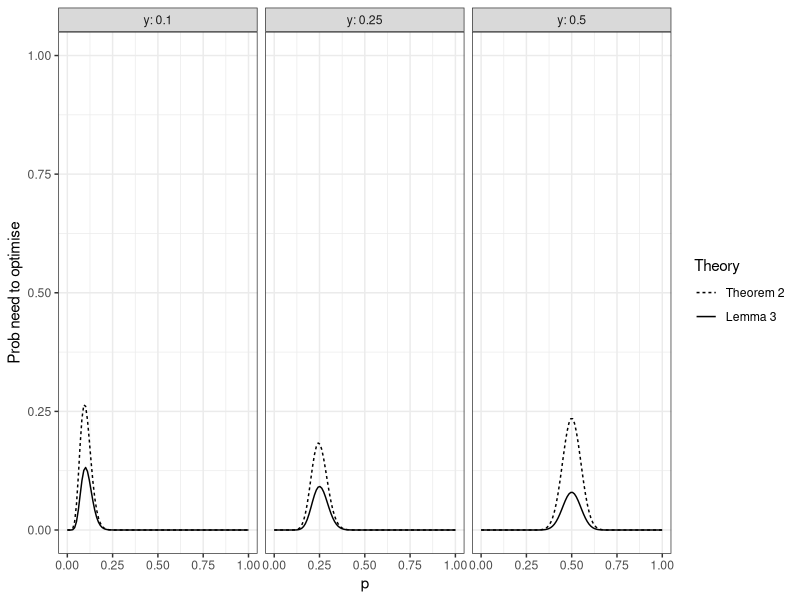
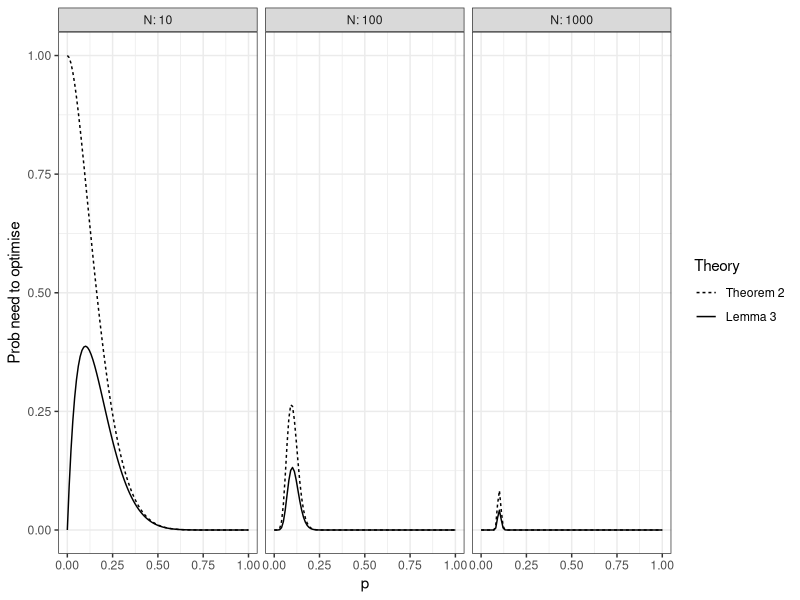
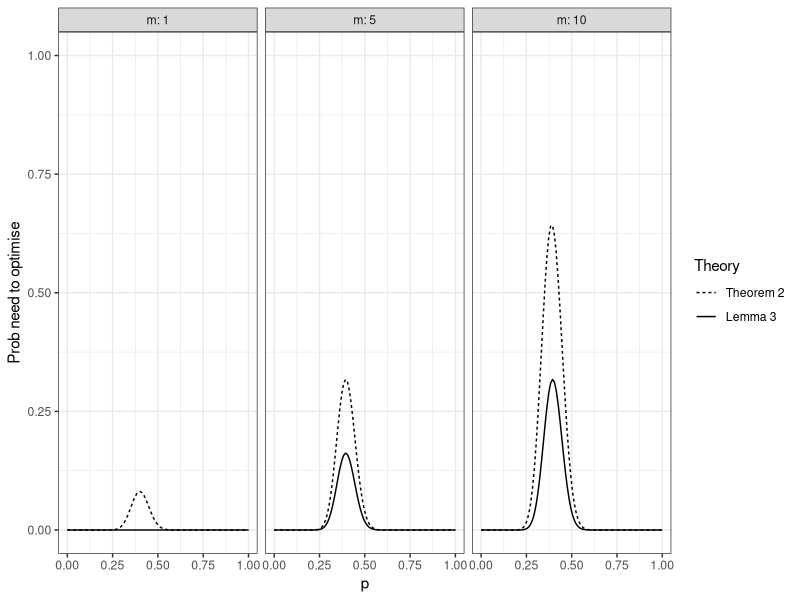
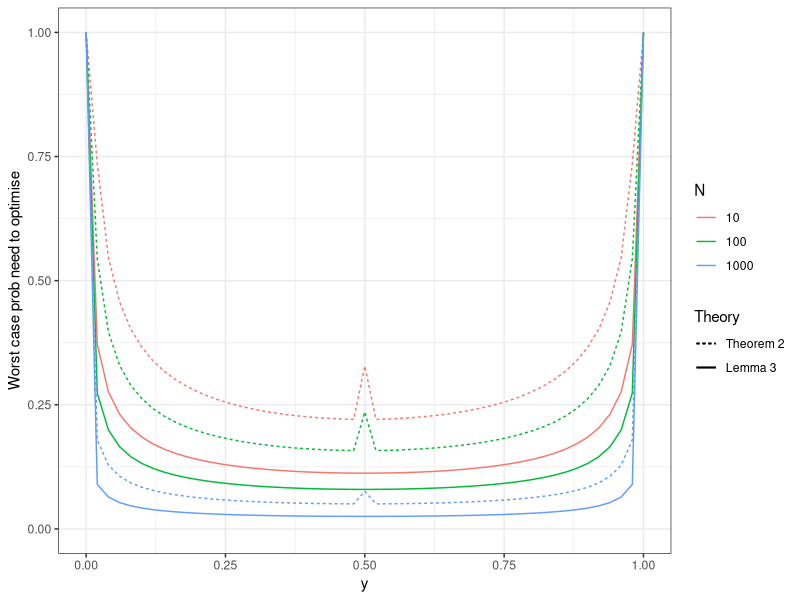
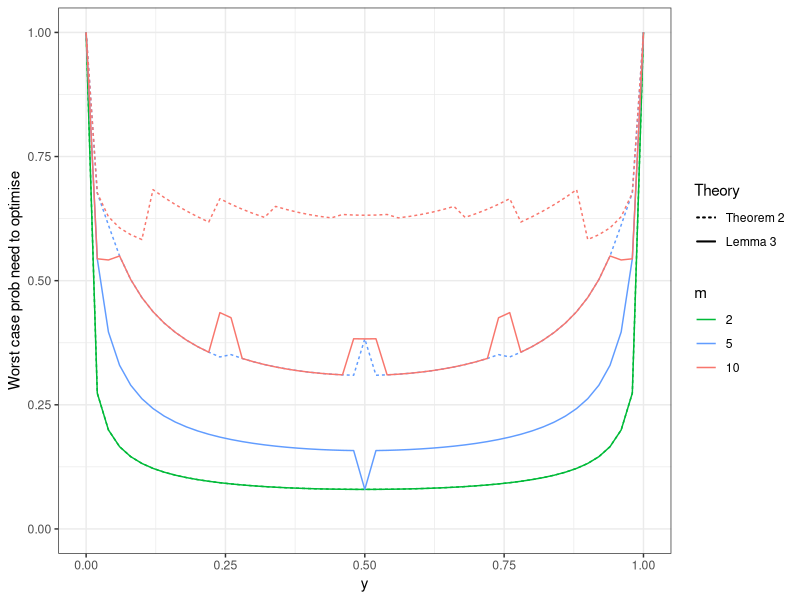
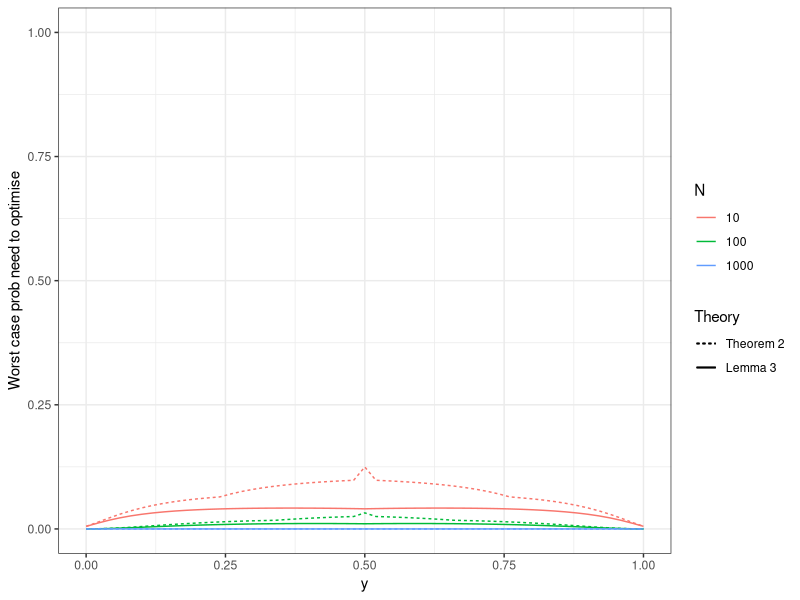
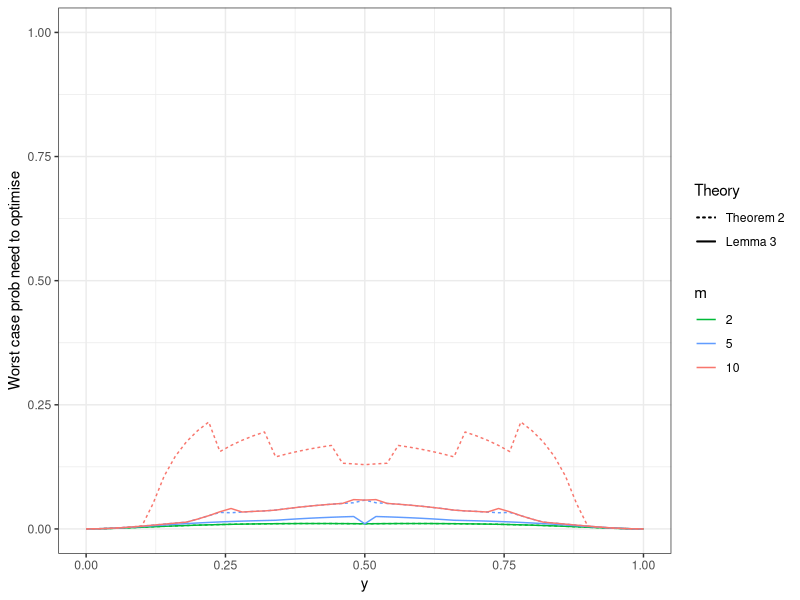
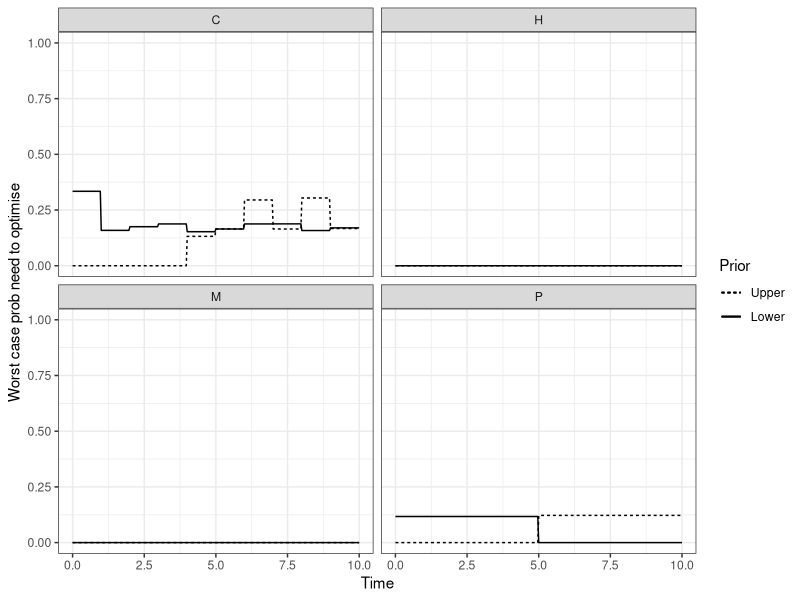

Generate these figures, in order, with R: (Note: this script raises an error after producing the figures.)
library(ggplot2)

p <- seq(0, 1, length.out = 100)

prob.s <- function(y, p, N, m) {
  if(p<0)
    return(NA)
  if(p>1)
    return(NA)
  pbinom(floor(y*(N+m-1)), N, p) - pbinom(ceiling(y*(N+m-1)-m+1) - 1, N, p)
}
prob <- Vectorize(prob.s, "p")

prob2.s <- function(y, p, N, m, n.u, n.l) {
  if(p<0)
    return(NA)
  if(p>1)
    return(NA)

  s.bad <- NULL
  for(s in 0:N) {
    L0 <- (prod(0:(m-1)+n.u*(1-y)+N-s)*prod(0:(m-1)+n.l+N)) /
      (prod(0:(m-1)+n.l*(1-y)+N-s)*prod(0:(m-1)+n.u+N))
    Lm <- (prod(0:(m-1)+n.u*y+s)*prod(0:(m-1)+n.l+N)) /
      (prod(0:(m-1)+n.l*y+s)*prod(0:(m-1)+n.u+N))
    if(is.nan(Lm) || is.nan(L0) || (!(L0<=1 && Lm>=1) && !(L0>=1 && Lm<=1))) {
      s.bad <- c(s.bad, s)
    }
  }
  if(length(s.bad)==0)
    return(0)
  sum(dbinom(s.bad, N, p))
}
prob2 <- Vectorize(prob2.s, "p")

# Plot 1
y <- 0.1; N <- 100; m <- 3; n.l <- 1; n.u <- 5

y <- 0.1
d1 <- data.frame(p=rep(p, 2),
                 popt=c(prob(y, p, N, m), prob2(y, p, N, m, n.u, n.l)),
                 lab=rep(c("Theorem 2", "Lemma 3"), each=length(p)),
                 y=y)
y <- 0.25
d2 <- data.frame(p=rep(p, 2),
                 popt=c(prob(y, p, N, m), prob2(y, p, N, m, n.u, n.l)),
                 lab=rep(c("Theorem 2", "Lemma 3"), each=length(p)),
                 y=y)
y <- 0.5
d3 <- data.frame(p=rep(p, 2),
                 popt=c(prob(y, p, N, m), prob2(y, p, N, m, n.u, n.l)),
                 lab=rep(c("Theorem 2", "Lemma 3"), each=length(p)),
                 y=y)


pdf("need-to-opt-1.pdf", width=8, height=2)
ggplot(rbind(d1, d2, d3)) +
  ylim(0, 1) + xlab("p") + ylab("Prob need to optimise") + theme_bw() +
  scale_linetype_discrete(name="Theory", breaks=c("Theorem 2", "Lemma 3")) +
  facet_grid(.~y, labeller = label_both) +
  geom_line(aes(x=p, y=popt, lty=lab))
dev.off()

# Plot 2
y <- 0.1; N <- 20; m <- 3; n.l <- 1; n.u <- 5

N <- 10
d1 <- data.frame(p=rep(p, 2),
                 popt=c(prob(y, p, N, m), prob2(y, p, N, m, n.u, n.l)),
                 lab=rep(c("Theorem 2", "Lemma 3"), each=length(p)),
                 N=10)
N <- 100
d2 <- data.frame(p=rep(p, 2),
                 popt=c(prob(y, p, N, m), prob2(y, p, N, m, n.u, n.l)),
                 lab=rep(c("Theorem 2", "Lemma 3"), each=length(p)),
                 N=100)
N <- 1000
d3 <- data.frame(p=rep(p, 2),
                 popt=c(prob(y, p, N, m), prob2(y, p, N, m, n.u, n.l)),
                 lab=rep(c("Theorem 2", "Lemma 3"), each=length(p)),
                 N=1000)


pdf("need-to-opt-2.pdf", width=8, height=2)
ggplot(rbind(d1, d2, d3)) +
  ylim(0, 1) + xlab("p") + ylab("Prob need to optimise") + theme_bw() +
  scale_linetype_discrete(name="Theory", breaks=c("Theorem 2", "Lemma 3")) +
  facet_grid(.~N, labeller = label_both) +
  geom_line(aes(x=p, y=popt, lty=lab))
dev.off()

# Plot 3
y <- 0.4; N <- 100; m <- 3; n.l <- 1; n.u <- 5

m <- 1
d1 <- data.frame(p=rep(p, 2),
                 popt=c(prob(y, p, N, m), prob2(y, p, N, m, n.u, n.l)),
                 lab=rep(c("Theorem 2", "Lemma 3"), each=length(p)),
                 m=1)
m <- 5
d2 <- data.frame(p=rep(p, 2),
                 popt=c(prob(y, p, N, m), prob2(y, p, N, m, n.u, n.l)),
                 lab=rep(c("Theorem 2", "Lemma 3"), each=length(p)),
                 m=5)
m <- 10
d3 <- data.frame(p=rep(p, 2),
                 popt=c(prob(y, p, N, m), prob2(y, p, N, m, n.u, n.l)),
                 lab=rep(c("Theorem 2", "Lemma 3"), each=length(p)),
                 m=10)


pdf("need-to-opt-3.pdf", width=8, height=2)
ggplot(rbind(d1, d2, d3)) +
  ylim(0, 1) + xlab("p") + ylab("Prob need to optimise") + theme_bw() +
  scale_linetype_discrete(name="Theory", breaks=c("Theorem 2", "Lemma 3")) +
  facet_grid(.~m, labeller = label_both) +
  geom_line(aes(x=p, y=popt, lty=lab))
dev.off()

# Extra function defs
prob.p <- Vectorize(prob.s, c("y","p"))
prob2.p <- Vectorize(prob2.s, c("y", "p"))

# Plot 4
y <- seq(0, 1, length.out = 51)

N <- 100; m <- 3; n.l <- 1; n.u <- 5

N <- 50
d1 <- data.frame(p=rep(y, 2),
                 popt=c(prob.p(y, y, N, m), prob2.p(y, y, N, m, n.u, n.l)),
                 lab=rep(c("Theorem 2", "Lemma 3"), each=length(y)),
                 N="10")
N <- 100
d2 <- data.frame(p=rep(y, 2),
                 popt=c(prob.p(y, y, N, m), prob2.p(y, y, N, m, n.u, n.l)),
                 lab=rep(c("Theorem 2", "Lemma 3"), each=length(y)),
                 N="100")
N <- 1000
d3 <- data.frame(p=rep(y, 2),
                 popt=c(prob.p(y, y, N, m), prob2.p(y, y, N, m, n.u, n.l)),
                 lab=rep(c("Theorem 2", "Lemma 3"), each=length(y)),
                 N="1000")


pdf("need-to-opt-4.pdf", width=3.95, height=3)
ggplot() +
  ylim(0, 1) + xlab("y") + ylab("Worst case prob need to optimise") + theme_bw() +
  scale_linetype_discrete(name="Theory", breaks=c("Theorem 2", "Lemma 3")) +
  geom_line(data=d1, aes(x=p, y=popt, lty=lab, colour=N)) +
  geom_line(data=d2, aes(x=p, y=popt, lty=lab, colour=N)) +
  geom_line(data=d3, aes(x=p, y=popt, lty=lab, colour=N))
dev.off()

# Plot 5
y <- seq(0, 1, length.out = 51)

N <- 100; m <- 3; n.l <- 1; n.u <- 5

m <- 2
d1 <- data.frame(p=rep(y, 2),
                 popt=c(prob.p(y, y, N, m), prob2.p(y, y, N, m, n.u, n.l)),
                 lab=rep(c("Theorem 2", "Lemma 3"), each=length(y)),
                 m="2")
m <- 5
d2 <- data.frame(p=rep(y, 2),
                 popt=c(prob.p(y, y, N, m), prob2.p(y, y, N, m, n.u, n.l)),
                 lab=rep(c("Theorem 2", "Lemma 3"), each=length(y)),
                 m="5")
m <- 10
d3 <- data.frame(p=rep(y, 2),
                 popt=c(prob.p(y, y, N, m), prob2.p(y, y, N, m, n.u, n.l)),
                 lab=rep(c("Theorem 2", "Lemma 3"), each=length(y)),
                 m="10")


pdf("need-to-opt-5.pdf", width=3.95, height=3)
ggplot() +
  ylim(0, 1) + xlab("y") + ylab("Worst case prob need to optimise") + theme_bw() +
  scale_linetype_discrete(name="Theory", breaks=c("Theorem 2", "Lemma 3")) +
  scale_colour_discrete(breaks=c("2", "5", "10")) +
  geom_line(data=d1, aes(x=p, y=popt, lty=lab, colour=m)) +
  geom_line(data=d2, aes(x=p, y=popt, lty=lab, colour=m)) +
  geom_line(data=d3, aes(x=p, y=popt, lty=lab, colour=m))
dev.off()

# Plot 6
y <- seq(0, 1, length.out = 51)

N <- 100; m <- 3; n.l <- 1; n.u <- 5

N <- 50
d1 <- data.frame(p=rep(y, 2),
                 popt=c(pmax(prob.p(y, y-0.1, N, m), prob.p(y, y+0.1, N, m), na.rm = TRUE),
                        pmax(prob2.p(y, y-0.1, N, m, n.u, n.l), prob2.p(y, y+0.1, N, m, n.u, n.l), na.rm = TRUE)),
                 lab=rep(c("Theorem 2", "Lemma 3"), each=length(y)),
                 N="10")
N <- 100
d2 <- data.frame(p=rep(y, 2),
                 popt=c(pmax(prob.p(y, y-0.1, N, m), prob.p(y, y+0.1, N, m), na.rm = TRUE),
                        pmax(prob2.p(y, y-0.1, N, m, n.u, n.l), prob2.p(y, y+0.1, N, m, n.u, n.l), na.rm = TRUE)),
                 lab=rep(c("Theorem 2", "Lemma 3"), each=length(y)),
                 N="100")
N <- 1000
d3 <- data.frame(p=rep(y, 2),
                 popt=c(pmax(prob.p(y, y-0.1, N, m), prob.p(y, y+0.1, N, m), na.rm = TRUE),
                        pmax(prob2.p(y, y-0.1, N, m, n.u, n.l), prob2.p(y, y+0.1, N, m, n.u, n.l), na.rm = TRUE)),
                 lab=rep(c("Theorem 2", "Lemma 3"), each=length(y)),
                 N="1000")


pdf("need-to-opt-6.pdf", width=3.95, height=3)
ggplot() +
  ylim(0, 1) + xlab("y") + ylab("Worst case prob need to optimise") + theme_bw() +
  scale_linetype_discrete(name="Theory", breaks=c("Theorem 2", "Lemma 3")) +
  geom_line(data=d1, aes(x=p, y=popt, lty=lab, colour=N)) +
  geom_line(data=d2, aes(x=p, y=popt, lty=lab, colour=N)) +
  geom_line(data=d3, aes(x=p, y=popt, lty=lab, colour=N))
dev.off()

# Plot 7
y <- seq(0, 1, length.out = 51)

N <- 100; m <- 3; n.l <- 1; n.u <- 5

m <- 2
d1 <- data.frame(p=rep(y, 2),
                 popt=c(pmax(prob.p(y, y-0.1, N, m), prob.p(y, y+0.1, N, m), na.rm = TRUE),
                        pmax(prob2.p(y, y-0.1, N, m, n.u, n.l), prob2.p(y, y+0.1, N, m, n.u, n.l), na.rm = TRUE)),
                 lab=rep(c("Theorem 2", "Lemma 3"), each=length(y)),
                 m="2")
m <- 5
d2 <- data.frame(p=rep(y, 2),
                 popt=c(pmax(prob.p(y, y-0.1, N, m), prob.p(y, y+0.1, N, m), na.rm = TRUE),
                        pmax(prob2.p(y, y-0.1, N, m, n.u, n.l), prob2.p(y, y+0.1, N, m, n.u, n.l), na.rm = TRUE)),
                 lab=rep(c("Theorem 2", "Lemma 3"), each=length(y)),
                 m="5")
m <- 10
d3 <- data.frame(p=rep(y, 2),
                 popt=c(pmax(prob.p(y, y-0.1, N, m), prob.p(y, y+0.1, N, m), na.rm = TRUE),
                        pmax(prob2.p(y, y-0.1, N, m, n.u, n.l), prob2.p(y, y+0.1, N, m, n.u, n.l), na.rm = TRUE)),
                 lab=rep(c("Theorem 2", "Lemma 3"), each=length(y)),
                 m="10")


pdf("need-to-opt-7.pdf", width=3.95, height=3)
ggplot() +
  ylim(0, 1) + xlab("y") + ylab("Worst case prob need to optimise") + theme_bw() +
  scale_linetype_discrete(name="Theory", breaks=c("Theorem 2", "Lemma 3")) +
  scale_colour_discrete(breaks=c("2", "5", "10")) +
  geom_line(data=d1, aes(x=p, y=popt, lty=lab, colour=m)) +
  geom_line(data=d2, aes(x=p, y=popt, lty=lab, colour=m)) +
  geom_line(data=d3, aes(x=p, y=popt, lty=lab, colour=m))
dev.off()

#### Brake example ####
t <- seq(0, 10, length.out=301)

# Component M
priorU <- 1-pweibull(t, shape=2.5, scale=8)
priorU[priorU==1] <- 1-1e-6
priorL <- 1-pweibull(t, shape=2.5, scale=6)
priorL[priorL==1] <- 1-1e-6

m <- 1; N <- 5; nl <- 1; nu <- 8

M <- data.frame(t=rep(t, 2),
                popt=c(pmax(prob2.p(priorU, priorU-0.1, N, m, n.u, n.l), prob2.p(priorU, priorU+0.1, N, m, n.u, n.l), na.rm = TRUE),
                       pmax(prob2.p(priorL, priorL-0.1, N, m, n.u, n.l), prob2.p(priorL, priorL+0.1, N, m, n.u, n.l), na.rm = TRUE)),
                lab=rep(c("Upper", "Lower"), each=length(t)),
                comp="M")

# Component H
priorU <- rep(0.9999, 301)
priorL <- rep(0.0001, 301)

m <- 1; N <- 10; nl <- 1; nu <- 2

H <- data.frame(t=rep(t, 2),
                popt=c(pmax(prob2.p(priorU, priorU-0.1, N, m, n.u, n.l), prob2.p(priorU, priorU+0.1, N, m, n.u, n.l), na.rm = TRUE),
                       pmax(prob2.p(priorL, priorL-0.1, N, m, n.u, n.l), prob2.p(priorL, priorL+0.1, N, m, n.u, n.l), na.rm = TRUE)),
                lab=rep(c("Upper", "Lower"), each=length(t)),
                comp="H")

# Component C
priorU <- c(rep(c(0.99, 0.98, 0.96, 0.95, 0.90, 0.65, 0.50, 0.45, 0.43, 0.42), each=30), 0.42)
priorL <- c(rep(c(0.75, 0.73, 0.71, 0.70, 0.60, 0.45, 0.30, 0.23, 0.21, 0.20), each=30), 0.20)

m <- 4; N <- 15; nl <- 1; nu <- 2

C <- data.frame(t=rep(t, 2),
                popt=c(pmax(prob2.p(priorU, priorU-0.1, N, m, n.u, n.l), prob2.p(priorU, priorU+0.1, N, m, n.u, n.l), na.rm = TRUE),
                       pmax(prob2.p(priorL, priorL-0.1, N, m, n.u, n.l), prob2.p(priorL, priorL+0.1, N, m, n.u, n.l), na.rm = TRUE)),
                lab=rep(c("Upper", "Lower"), each=length(t)),
                comp="C")

# Component P
priorU <- c(rep(c(0.99, 0.65), each=150), 0.65)
priorL <- c(rep(c(0.5, 0.01), each=150), 0.01)

m <- 4; N <- 20; nl <- 1; nu <- 2

P <- data.frame(t=rep(t, 2),
                popt=c(pmax(prob2.p(priorU, priorU-0.1, N, m, n.u, n.l), prob2.p(priorU, priorU+0.1, N, m, n.u, n.l), na.rm = TRUE),
                       pmax(prob2.p(priorL, priorL-0.1, N, m, n.u, n.l), prob2.p(priorL, priorL+0.1, N, m, n.u, n.l), na.rm = TRUE)),
                lab=rep(c("Upper", "Lower"), each=length(t)),
                comp="P")

pdf("need-to-opt-8.pdf", width=8, height=4)
ggplot() +
  ylim(0, 1) + xlab("Time") + ylab("Worst case prob need to optimise") + theme_bw() +
  scale_linetype_discrete(name="Prior", breaks=c("Upper", "Lower")) +
  facet_wrap(~comp) +
  geom_line(data=M, aes(x=t, y=popt, lty=lab)) +
  geom_line(data=H, aes(x=t, y=popt, lty=lab)) +
  geom_line(data=C, aes(x=t, y=popt, lty=lab)) +
  geom_line(data=P, aes(x=t, y=popt, lty=lab))
dev.off()

mean(c(mean(t(M %>% filter(lab=="Lower") %>% select(popt))),
       mean(t(H %>% filter(lab=="Lower") %>% select(popt))),
       mean(t(C %>% filter(lab=="Lower") %>% select(popt))),
       mean(t(P %>% filter(lab=="Lower") %>% select(popt)))))

mean(c(mean(t(M %>% filter(lab=="Upper") %>% select(popt))),
       mean(t(H %>% filter(lab=="Upper") %>% select(popt))),
       mean(t(C %>% filter(lab=="Upper") %>% select(popt))),
       mean(t(P %>% filter(lab=="Upper") %>% select(popt)))))
